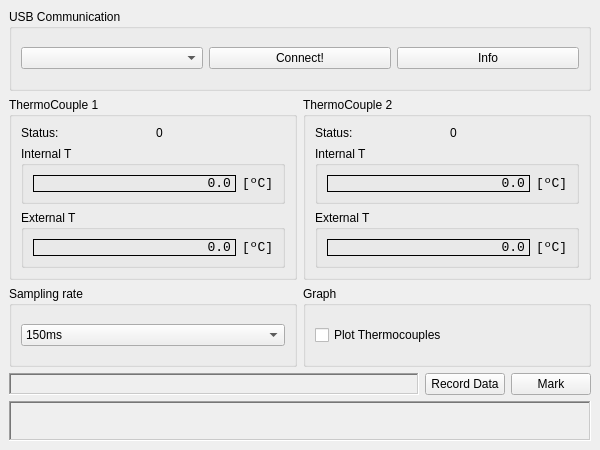
<?xml version="1.0" encoding="UTF-8"?>
<ui version="4.0">
 <class>MainWindow</class>
 <widget class="QMainWindow" name="MainWindow">
  <property name="geometry">
   <rect>
    <x>0</x>
    <y>0</y>
    <width>600</width>
    <height>450</height>
   </rect>
  </property>
  <property name="minimumSize">
   <size>
    <width>600</width>
    <height>450</height>
   </size>
  </property>
  <property name="maximumSize">
   <size>
    <width>600</width>
    <height>450</height>
   </size>
  </property>
  <property name="font">
   <font>
    <family>MS Shell Dlg 2</family>
    <stylestrategy>PreferAntialias</stylestrategy>
   </font>
  </property>
  <property name="cursor">
   <cursorShape>ArrowCursor</cursorShape>
  </property>
  <property name="focusPolicy">
   <enum>Qt::NoFocus</enum>
  </property>
  <property name="contextMenuPolicy">
   <enum>Qt::DefaultContextMenu</enum>
  </property>
  <property name="windowTitle">
   <string>ThermoLogger v1</string>
  </property>
  <property name="animated">
   <bool>true</bool>
  </property>
  <widget class="QWidget" name="centralwidget">
   <layout class="QGridLayout" name="gridLayout_5">
    <item row="0" column="0">
     <layout class="QVBoxLayout" name="verticalLayout_3">
      <item>
       <widget class="QGroupBox" name="groupBox_3">
        <property name="title">
         <string>USB Communication</string>
        </property>
        <layout class="QGridLayout" name="gridLayout_3">
         <item row="0" column="0">
          <layout class="QHBoxLayout" name="horizontalLayout_2">
           <item>
            <widget class="QComboBox" name="com_port_usb"/>
           </item>
           <item>
            <widget class="QPushButton" name="com_port_bt">
             <property name="text">
              <string>Connect!</string>
             </property>
            </widget>
           </item>
           <item>
            <widget class="QPushButton" name="com_port_info">
             <property name="text">
              <string>Info</string>
             </property>
            </widget>
           </item>
          </layout>
         </item>
        </layout>
       </widget>
      </item>
      <item>
       <layout class="QHBoxLayout" name="horizontalLayout">
        <item>
         <widget class="QGroupBox" name="groupBox">
          <property name="title">
           <string>ThermoCouple 1</string>
          </property>
          <layout class="QGridLayout" name="gridLayout">
           <item row="0" column="0">
            <layout class="QVBoxLayout" name="verticalLayout">
             <item>
              <layout class="QHBoxLayout" name="horizontalLayout_9">
               <item>
                <widget class="QLabel" name="label_3">
                 <property name="text">
                  <string>Status:</string>
                 </property>
                </widget>
               </item>
               <item>
                <widget class="QLabel" name="tc1_status">
                 <property name="text">
                  <string>0</string>
                 </property>
                </widget>
               </item>
              </layout>
             </item>
             <item>
              <widget class="QGroupBox" name="horizontalGroupBox_8">
               <property name="title">
                <string>Internal T</string>
               </property>
               <layout class="QHBoxLayout" name="horizontalLayout_36">
                <item>
                 <layout class="QHBoxLayout" name="horizontalLayout_35">
                  <item>
                   <widget class="QLabel" name="tc1_int_temperature">
                    <property name="minimumSize">
                     <size>
                      <width>38</width>
                      <height>0</height>
                     </size>
                    </property>
                    <property name="font">
                     <font>
                      <family>Consolas</family>
                      <pointsize>10</pointsize>
                      <stylestrategy>PreferAntialias</stylestrategy>
                     </font>
                    </property>
                    <property name="frameShape">
                     <enum>QFrame::Box</enum>
                    </property>
                    <property name="text">
                     <string>0.0</string>
                    </property>
                    <property name="alignment">
                     <set>Qt::AlignRight|Qt::AlignTrailing|Qt::AlignVCenter</set>
                    </property>
                   </widget>
                  </item>
                  <item>
                   <widget class="QLabel" name="label_19">
                    <property name="maximumSize">
                     <size>
                      <width>31</width>
                      <height>16777215</height>
                     </size>
                    </property>
                    <property name="font">
                     <font>
                      <family>Consolas</family>
                      <pointsize>10</pointsize>
                      <stylestrategy>PreferAntialias</stylestrategy>
                     </font>
                    </property>
                    <property name="text">
                     <string>[ºC]</string>
                    </property>
                    <property name="alignment">
                     <set>Qt::AlignLeading|Qt::AlignLeft|Qt::AlignVCenter</set>
                    </property>
                   </widget>
                  </item>
                 </layout>
                </item>
               </layout>
              </widget>
             </item>
             <item>
              <widget class="QGroupBox" name="horizontalGroupBox_9">
               <property name="title">
                <string>External T</string>
               </property>
               <layout class="QHBoxLayout" name="horizontalLayout_37">
                <item>
                 <layout class="QHBoxLayout" name="horizontalLayout_38">
                  <item>
                   <widget class="QLabel" name="tc1_ext_temperature">
                    <property name="minimumSize">
                     <size>
                      <width>38</width>
                      <height>0</height>
                     </size>
                    </property>
                    <property name="font">
                     <font>
                      <family>Consolas</family>
                      <pointsize>10</pointsize>
                      <stylestrategy>PreferAntialias</stylestrategy>
                     </font>
                    </property>
                    <property name="frameShape">
                     <enum>QFrame::Box</enum>
                    </property>
                    <property name="text">
                     <string>0.0</string>
                    </property>
                    <property name="alignment">
                     <set>Qt::AlignRight|Qt::AlignTrailing|Qt::AlignVCenter</set>
                    </property>
                   </widget>
                  </item>
                  <item>
                   <widget class="QLabel" name="label_20">
                    <property name="maximumSize">
                     <size>
                      <width>31</width>
                      <height>16777215</height>
                     </size>
                    </property>
                    <property name="font">
                     <font>
                      <family>Consolas</family>
                      <pointsize>10</pointsize>
                      <stylestrategy>PreferAntialias</stylestrategy>
                     </font>
                    </property>
                    <property name="text">
                     <string>[ºC]</string>
                    </property>
                    <property name="alignment">
                     <set>Qt::AlignLeading|Qt::AlignLeft|Qt::AlignVCenter</set>
                    </property>
                   </widget>
                  </item>
                 </layout>
                </item>
               </layout>
              </widget>
             </item>
            </layout>
           </item>
          </layout>
         </widget>
        </item>
        <item>
         <widget class="QGroupBox" name="groupBox_2">
          <property name="title">
           <string>ThermoCouple 2</string>
          </property>
          <layout class="QGridLayout" name="gridLayout_2">
           <item row="0" column="0">
            <layout class="QVBoxLayout" name="verticalLayout_2">
             <item>
              <layout class="QHBoxLayout" name="horizontalLayout_10">
               <item>
                <widget class="QLabel" name="label_4">
                 <property name="text">
                  <string>Status:</string>
                 </property>
                </widget>
               </item>
               <item>
                <widget class="QLabel" name="tc2_status">
                 <property name="text">
                  <string>0</string>
                 </property>
                </widget>
               </item>
              </layout>
             </item>
             <item>
              <widget class="QGroupBox" name="horizontalGroupBox_10">
               <property name="title">
                <string>Internal T</string>
               </property>
               <layout class="QHBoxLayout" name="horizontalLayout_39">
                <item>
                 <layout class="QHBoxLayout" name="horizontalLayout_40">
                  <item>
                   <widget class="QLabel" name="tc2_int_temperature">
                    <property name="minimumSize">
                     <size>
                      <width>38</width>
                      <height>0</height>
                     </size>
                    </property>
                    <property name="font">
                     <font>
                      <family>Consolas</family>
                      <pointsize>10</pointsize>
                      <stylestrategy>PreferAntialias</stylestrategy>
                     </font>
                    </property>
                    <property name="frameShape">
                     <enum>QFrame::Box</enum>
                    </property>
                    <property name="text">
                     <string>0.0</string>
                    </property>
                    <property name="alignment">
                     <set>Qt::AlignRight|Qt::AlignTrailing|Qt::AlignVCenter</set>
                    </property>
                   </widget>
                  </item>
                  <item>
                   <widget class="QLabel" name="label_21">
                    <property name="maximumSize">
                     <size>
                      <width>31</width>
                      <height>16777215</height>
                     </size>
                    </property>
                    <property name="font">
                     <font>
                      <family>Consolas</family>
                      <pointsize>10</pointsize>
                      <stylestrategy>PreferAntialias</stylestrategy>
                     </font>
                    </property>
                    <property name="text">
                     <string>[ºC]</string>
                    </property>
                    <property name="alignment">
                     <set>Qt::AlignLeading|Qt::AlignLeft|Qt::AlignVCenter</set>
                    </property>
                   </widget>
                  </item>
                 </layout>
                </item>
               </layout>
              </widget>
             </item>
             <item>
              <widget class="QGroupBox" name="horizontalGroupBox_11">
               <property name="title">
                <string>External T</string>
               </property>
               <layout class="QHBoxLayout" name="horizontalLayout_41">
                <item>
                 <layout class="QHBoxLayout" name="horizontalLayout_42">
                  <item>
                   <widget class="QLabel" name="tc2_ext_temperature">
                    <property name="minimumSize">
                     <size>
                      <width>38</width>
                      <height>0</height>
                     </size>
                    </property>
                    <property name="font">
                     <font>
                      <family>Consolas</family>
                      <pointsize>10</pointsize>
                      <stylestrategy>PreferAntialias</stylestrategy>
                     </font>
                    </property>
                    <property name="frameShape">
                     <enum>QFrame::Box</enum>
                    </property>
                    <property name="text">
                     <string>0.0</string>
                    </property>
                    <property name="alignment">
                     <set>Qt::AlignRight|Qt::AlignTrailing|Qt::AlignVCenter</set>
                    </property>
                   </widget>
                  </item>
                  <item>
                   <widget class="QLabel" name="label_22">
                    <property name="maximumSize">
                     <size>
                      <width>31</width>
                      <height>16777215</height>
                     </size>
                    </property>
                    <property name="font">
                     <font>
                      <family>Consolas</family>
                      <pointsize>10</pointsize>
                      <stylestrategy>PreferAntialias</stylestrategy>
                     </font>
                    </property>
                    <property name="text">
                     <string>[ºC]</string>
                    </property>
                    <property name="alignment">
                     <set>Qt::AlignLeading|Qt::AlignLeft|Qt::AlignVCenter</set>
                    </property>
                   </widget>
                  </item>
                 </layout>
                </item>
               </layout>
              </widget>
             </item>
            </layout>
           </item>
          </layout>
         </widget>
        </item>
       </layout>
      </item>
      <item>
       <layout class="QHBoxLayout" name="horizontalLayout_3">
        <item>
         <widget class="QGroupBox" name="horizontalGroupBox_12">
          <property name="title">
           <string>Sampling rate</string>
          </property>
          <layout class="QHBoxLayout" name="horizontalLayout_43">
           <item>
            <layout class="QHBoxLayout" name="horizontalLayout_44">
             <item>
              <widget class="QComboBox" name="tc1_sampling_rate">
               <item>
                <property name="text">
                 <string>150ms</string>
                </property>
               </item>
               <item>
                <property name="text">
                 <string>200ms</string>
                </property>
               </item>
               <item>
                <property name="text">
                 <string>250ms</string>
                </property>
               </item>
               <item>
                <property name="text">
                 <string>500ms</string>
                </property>
               </item>
               <item>
                <property name="text">
                 <string>1s</string>
                </property>
               </item>
               <item>
                <property name="text">
                 <string>5s</string>
                </property>
               </item>
               <item>
                <property name="text">
                 <string>10s</string>
                </property>
               </item>
               <item>
                <property name="text">
                 <string>1 min</string>
                </property>
               </item>
               <item>
                <property name="text">
                 <string>2 min</string>
                </property>
               </item>
               <item>
                <property name="text">
                 <string>3 min</string>
                </property>
               </item>
               <item>
                <property name="text">
                 <string>5 min</string>
                </property>
               </item>
               <item>
                <property name="text">
                 <string>10 min</string>
                </property>
               </item>
               <item>
                <property name="text">
                 <string>15 min</string>
                </property>
               </item>
              </widget>
             </item>
            </layout>
           </item>
          </layout>
         </widget>
        </item>
        <item>
         <widget class="QGroupBox" name="groupBox_4">
          <property name="title">
           <string>Graph</string>
          </property>
          <layout class="QGridLayout" name="gridLayout_4">
           <item row="0" column="0">
            <widget class="QCheckBox" name="tc1_graph">
             <property name="text">
              <string>Plot Thermocouples</string>
             </property>
            </widget>
           </item>
          </layout>
         </widget>
        </item>
       </layout>
      </item>
      <item>
       <layout class="QHBoxLayout" name="horizontalLayout_81">
        <item>
         <widget class="QLabel" name="record_data_label">
          <property name="font">
           <font>
            <family>Consolas</family>
            <pointsize>10</pointsize>
            <stylestrategy>PreferAntialias</stylestrategy>
           </font>
          </property>
          <property name="frameShape">
           <enum>QFrame::WinPanel</enum>
          </property>
          <property name="frameShadow">
           <enum>QFrame::Sunken</enum>
          </property>
          <property name="text">
           <string/>
          </property>
          <property name="alignment">
           <set>Qt::AlignLeading|Qt::AlignLeft|Qt::AlignVCenter</set>
          </property>
         </widget>
        </item>
        <item>
         <widget class="QPushButton" name="bt_recording_data">
          <property name="minimumSize">
           <size>
            <width>80</width>
            <height>0</height>
           </size>
          </property>
          <property name="maximumSize">
           <size>
            <width>80</width>
            <height>16777215</height>
           </size>
          </property>
          <property name="text">
           <string>Record Data</string>
          </property>
         </widget>
        </item>
        <item>
         <widget class="QPushButton" name="bt_recording_data_mark">
          <property name="minimumSize">
           <size>
            <width>80</width>
            <height>0</height>
           </size>
          </property>
          <property name="maximumSize">
           <size>
            <width>80</width>
            <height>16777215</height>
           </size>
          </property>
          <property name="text">
           <string>Mark</string>
          </property>
         </widget>
        </item>
       </layout>
      </item>
      <item>
       <widget class="QLabel" name="dl_debug">
        <property name="maximumSize">
         <size>
          <width>16777215</width>
          <height>40</height>
         </size>
        </property>
        <property name="font">
         <font>
          <family>Consolas</family>
          <pointsize>10</pointsize>
          <stylestrategy>PreferAntialias</stylestrategy>
         </font>
        </property>
        <property name="frameShape">
         <enum>QFrame::WinPanel</enum>
        </property>
        <property name="frameShadow">
         <enum>QFrame::Sunken</enum>
        </property>
        <property name="text">
         <string/>
        </property>
        <property name="alignment">
         <set>Qt::AlignLeading|Qt::AlignLeft|Qt::AlignVCenter</set>
        </property>
       </widget>
      </item>
     </layout>
    </item>
   </layout>
  </widget>
 </widget>
 <resources/>
 <connections/>
</ui>
